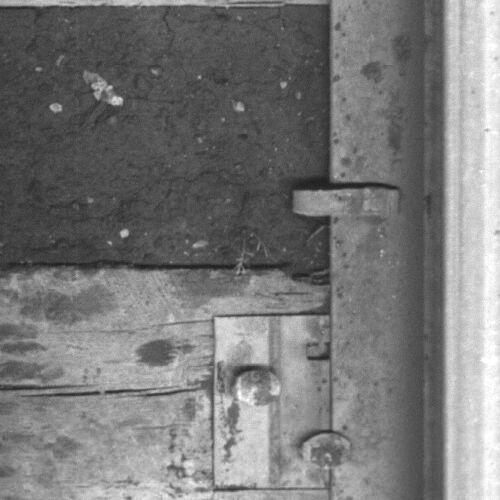
#> input picture U-net_Seg-net/data/118557.730.jpg, 500 x 500 px, given in place of the camera
$ jupyter execute HSV_tracking_plus_frame.ipynb   (text cells are left out)
#> lines starting #> are read from the running program, lines starting #| are printed output that depends on the picture
[cell 1]
import cv2
import numpy as np

kernel = np.ones((5, 5), np.uint8)
cap = cv2.VideoCapture(0)

def nothing(x):
    pass
cv2.namedWindow('controls', cv2.WINDOW_NORMAL)

cv2.createTrackbar('H_lower','controls', 0, 179, nothing)
cv2.createTrackbar('S_lower','controls', 0, 255, nothing)
cv2.createTrackbar('V_lower','controls', 0, 255, nothing)
cv2.createTrackbar('H_upper','controls', 0, 179, nothing)
cv2.createTrackbar('S_upper','controls', 0, 255, nothing)
cv2.createTrackbar('V_upper','controls', 0, 255, nothing)

alive = True
while alive:

    _, frame = cap.read()
#> frame is the input picture: shape (500, 500, 3); min 25, max 255, mean 120.6
    frame = cv2.flip(frame, 1)  #  делаем эффект зеркала
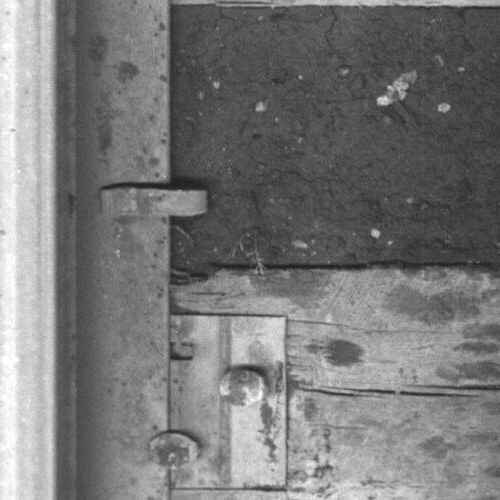
#> frame: shape (500, 500, 3); min 25, max 255, mean 120.6

    # Convert BGR to HSV
    hsv = cv2.cvtColor(frame, cv2.COLOR_BGR2HSV)
#> hsv: shape (500, 500, 3); mean H, S, V 0, 0, 120.6

    H_l = int(cv2.getTrackbarPos('H_lower', 'controls'))
    H_u = int(cv2.getTrackbarPos('H_upper', 'controls'))
    S_l = int(cv2.getTrackbarPos('S_lower', 'controls'))
    S_u = int(cv2.getTrackbarPos('S_upper', 'controls'))
    V_l = int(cv2.getTrackbarPos('V_lower', 'controls'))
    V_u = int(cv2.getTrackbarPos('V_upper', 'controls'))

    # define range of the color in HSV
    lower = np.array([H_l, S_l, V_l])
    upper = np.array([H_u, S_u, V_u])

    # Threshold the HSV image to get only the color
    mask = cv2.inRange(hsv, lower, upper)
#> mask: shape (500, 500); every value is 0
    opening = cv2.morphologyEx(mask, cv2.MORPH_OPEN, kernel)
    closing = cv2.morphologyEx(opening, cv2.MORPH_CLOSE, kernel)

    contours, h = cv2.findContours(closing, cv2.RETR_TREE, cv2.CHAIN_APPROX_SIMPLE)
#> contours = []; h = None
    contours = sorted(contours, key=cv2.contourArea, reverse=True)

    for x in range(len(contours)):
        area = cv2.contourArea(contours[x])
        if area > 600:
            x, y, w, h = cv2.boundingRect(contours[x])
            frame = cv2.rectangle(frame, (x, y), (x+w, y+h), (0, 255, 0), 2)
            frame = cv2.rectangle(frame, (x, y), (x+60, y-25), (0, 0, 0), -1)
            cv2.putText(frame, 'Object', (x, y), cv2.FONT_HERSHEY_SIMPLEX, 1.0, (255, 255, 255), 2)
            frame = cv2.circle(frame, (x + (w//2), y + (h//2)), 15, (0, 255, 0), -1)
            print('x: ', (w//2), 'y: ', (h//2))  #фиксируем координаты объекта
#> this loop made 0 passes

    cv2.namedWindow('mask', cv2.WINDOW_NORMAL)
    cv2.imshow('mask', mask)
    cv2.namedWindow('frame', cv2.WINDOW_NORMAL)
    cv2.imshow('frame', frame)

    key = cv2.waitKey(5) & 0xFF
#> (key Q is pressed here)
    if key == ord('Q') or key == ord('q') or key == 27:
        alive = False


cap.release()
cv2.destroyAllWindows()
cv2.waitKey(1)
#> Out = 81


$ run again, on U-net_Seg-net/data/118558.880.jpg
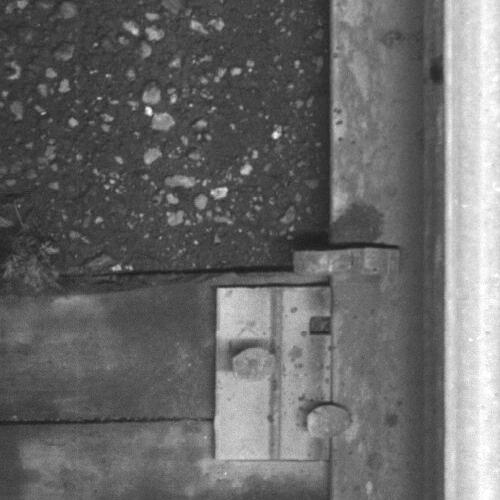
#> input picture U-net_Seg-net/data/118558.880.jpg, 500 x 500 px, given in place of the camera
#> frame is the input picture: shape (500, 500, 3); min 26, max 255, mean 105.3
#> `frame = cv2.flip(frame, 1)`:
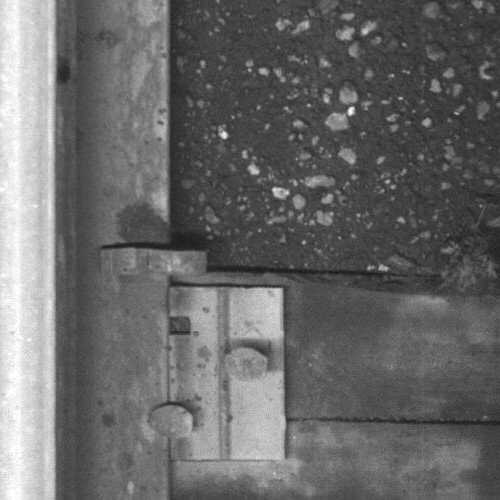
#> frame: shape (500, 500, 3); min 26, max 255, mean 105.3
#> hsv: shape (500, 500, 3); mean H, S, V 0, 0, 105.3
#> mask: shape (500, 500); every value is 0
#> contours = []; h = None
#> Out = 81

$ run again, on U-net_Seg-net/data/118563.810.jpg
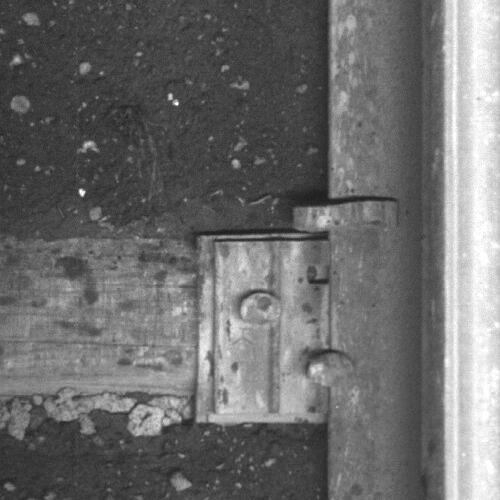
#> input picture U-net_Seg-net/data/118563.810.jpg, 500 x 500 px, given in place of the camera
#> frame is the input picture: shape (500, 500, 3); min 28, max 255, mean 108.8
#> `frame = cv2.flip(frame, 1)`:
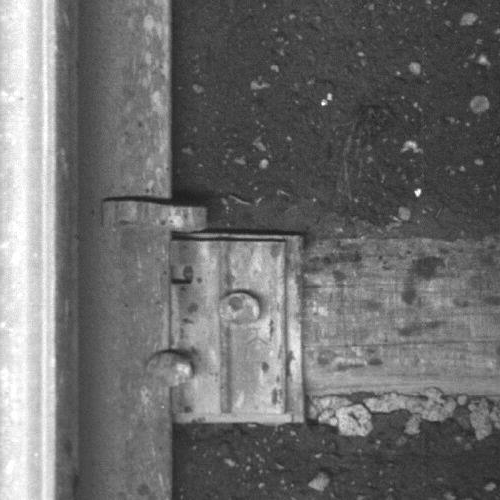
#> frame: shape (500, 500, 3); min 28, max 255, mean 108.8
#> hsv: shape (500, 500, 3); mean H, S, V 0, 0, 108.8
#> mask: shape (500, 500); every value is 0
#> contours = []; h = None
#> Out = 81

$ run again, on U-net_Seg-net/data/118577.870.jpg
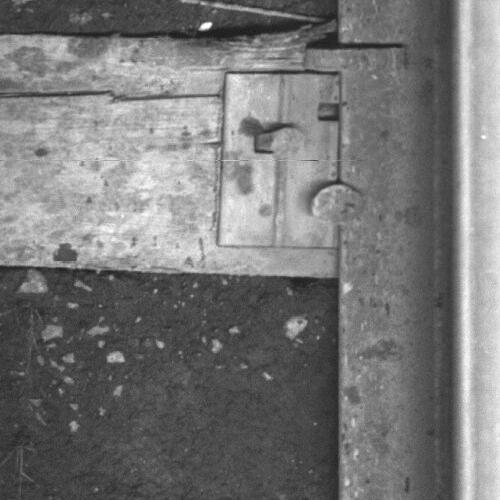
#> input picture U-net_Seg-net/data/118577.870.jpg, 500 x 500 px, given in place of the camera
#> frame is the input picture: shape (500, 500, 3); min 24, max 255, mean 119.4
#> `frame = cv2.flip(frame, 1)`:
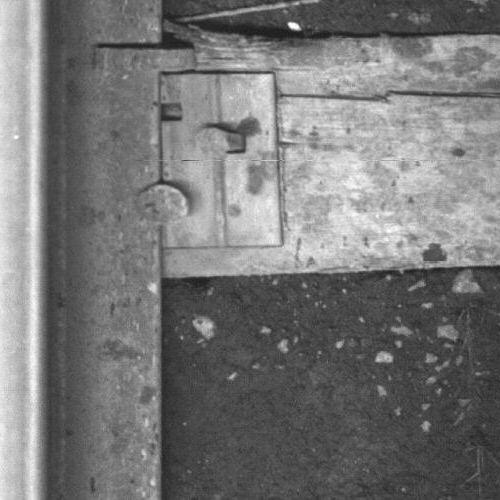
#> frame: shape (500, 500, 3); min 24, max 255, mean 119.4
#> hsv: shape (500, 500, 3); mean H, S, V 0, 0, 119.4
#> mask: shape (500, 500); every value is 0
#> contours = []; h = None
#> Out = 81
